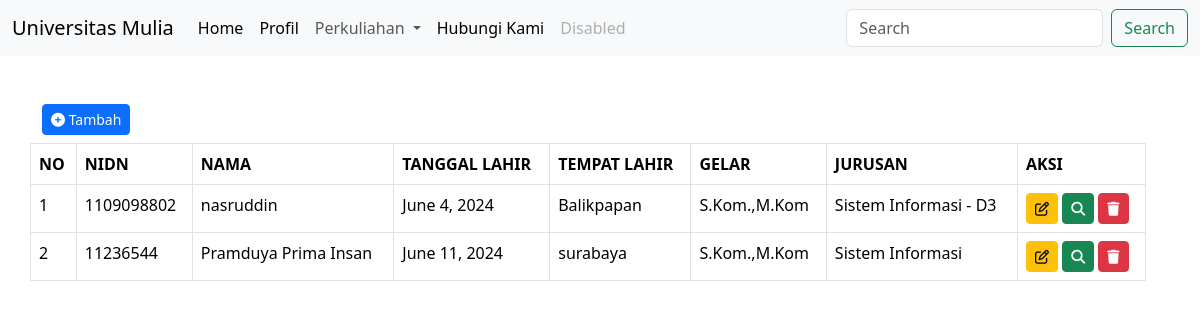
The app's page /appsperkuliahan/dosen/ with its own data.
### perkuliahan/models.py (models this page shows, shortened)
class Dosen(models.Model):
    nidn = models.CharField(max_length=20,verbose_name='Nidn',null=False,blank=False)
    namadosen = models.CharField(max_length=100, verbose_name='Nama Lengkap')
    gelar = models.CharField(max_length=30,verbose_name='Gelar',help_text='contoh: S.KOM.,M.Kom')
    tgllahir = models.DateField(verbose_name='Tanggal Lahir',null=True,blank=True)
    templahir = models.CharField(max_length=100,verbose_name='Tempat Lahir',null=True,blank=True)
    jurusan = models.ForeignKey(Jurusan,on_delete=models.CASCADE, default="", verbose_name='Program Studi')
    foto = models.ImageField(verbose_name='Foto',null=False,blank=False, upload_to='foto_mhs')
    cv = models.FileField(verbose_name='Cv', null=False,blank=False,upload_to='cv_dosen')
    created_at = models.DateTimeField(auto_now_add=True)
    updated_at = models.DateTimeField(auto_now=True)

class Jurusan(models.Model):
    kodejurusan = models.CharField(max_length=50,null=False,blank=False,verbose_name='Kode')
    namajurusan = models.CharField(max_length=150,null=False,blank=False,verbose_name='Program Studi')
    level = (
        ('D3','DIPLOMA-3'),
        ('D4','DIPLOMA-4'),
        ('S1','STRATA-1'),
        ('S2','STRATA-2'),
        ('S3','STRATA-3'),
    )
    jenjang = models.CharField(max_length=150,null=True,blank=True,verbose_name='Jenjang', choices=level)

### perkuliahan/views.py (the view)
# urls.py: path("dosen/",views.dosen, name='manage_dosen'),
def dosen(request):
    dosen = Dosen.objects.all()
    context={
        'dosen':dosen,
    }
    return render(request,'dosen.html',context)

### perkuliahan/templates/dosen.html (shortened to what this page needs)
{% extends "base.html" %}
{% block content %}
<div class="row">
    <div class="col-md-12">
        <div class="row pb-2">
            <div class="col-sm-4">
                <a href="{% url 'tambah_dosen' %}" class="btn btn-primary btn-sm"><i class="fa fa-plus-circle"></i> Tambah</a>
            </div>
        </div>
        <div class="row">
            <table class="table table-bordered" id="myTable">
                <thead>
                  <tr>
                    <th scope="col">NO</th>
                    <th scope="col">NIDN</th>
                    <th scope="col">NAMA</th>
                    <th scope="col">TANGGAL LAHIR</th>
                    <th scope="col">TEMPAT LAHIR</th>
                    <th scope="col">GELAR</th>
                    <th scope="col">JURUSAN</th>
                    <th scope="col">AKSI</th>
                  </tr>
                </thead>
                <tbody>
                  {% for a in dosen %}
                    <tr>
                      <td>{{ forloop.counter }}</td>
                      <td>{{a.nidn}}</td>
                      <td>{{a.namadosen}}</td>
                      <td>{{a.tgllahir}}</td>
                      <td>{{a.templahir}}</td>
                      <td>{{a.gelar}}</td>
                      <td>{{a.jurusan.namajurusan}}</td>
                      <td>
                        <a href="{% url 'edit_mahasiswa' a.id %}" class="btn btn-warning btn-sm" title="Edit"><i class="fa-regular fa-pen-to-square"></i></a>
                        <a href="{% url 'view_dosen' a.id %}" class="btn btn-success btn-sm" title="detail"><i class="fa fa-search"></i></a>
                        <button type="button" class="btn btn-danger btn-sm" title="Hapus" data-bs-toggle="modal" data-bs-target="#hapus-{{a.id}}">
                            <i class="fa-solid fa-trash"></i>
                        </button>
                      </td>
                    </tr>
                  {% endfor %}
                </tbody>
              </table>
        </div>
    </div>
</div>
{% endblock content %}

### records on screen
Dosen: nidn "1109098802", namadosen "nasruddin", tgllahir "June 4, 2024", templahir "Balikpapan", gelar "S.Kom.,M.Kom", jurusan.namajurusan "Sistem Informasi - D3"
Dosen: nidn "11236544", namadosen "Pramduya Prima Insan", tgllahir "June 11, 2024", templahir "surabaya", gelar "S.Kom.,M.Kom", jurusan.namajurusan "Sistem Informasi"
